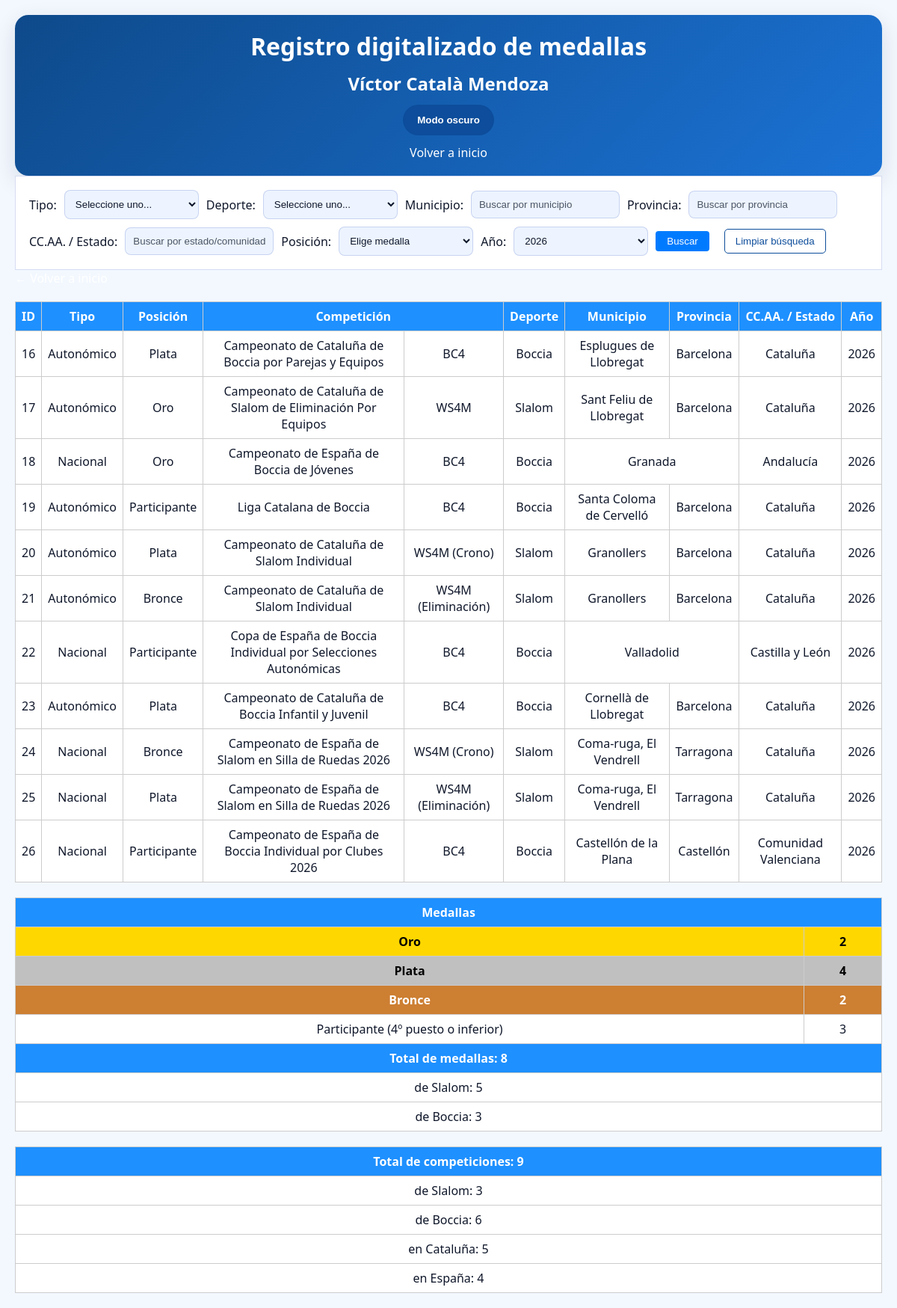
The page /medallero.php?year=2026 on the database its author committed.
### tables this page shows
CREATE TABLE medallas (
    id INT AUTO_INCREMENT PRIMARY KEY,
    tipo ENUM('Autonómico', 'Nacional', 'Internacional'),
    competicion VARCHAR(255),
    deporte VARCHAR(100),
    posicion ENUM('Oro', 'Plata', 'Bronce', 'Participante'),
    division VARCHAR(100) NULL,
    lugar VARCHAR(100),
    provincia VARCHAR(100),
    comunidad VARCHAR(100),
    pais VARCHAR(100),
    year YEAR
);

### funciones.php (called while the page is built, shortened)
<?php
function iconoMedalla($posicion)
{
    switch ($posicion) {
        default:
            return ucfirst($posicion);
    }
}
?>

### medallero.php (the view, shortened to what this page needs)
<?php include 'conexion.php';
include 'funciones.php'; ?>
<!DOCTYPE html>
<html>
<head>
    <link rel="stylesheet" href="css/index.css">
</head>
<body>
    <header>
        <h1>Registro digitalizado de medallas</h1>
        <h2>Víctor Català Mendoza</h2>
        <button id="theme-toggle" type="button">Modo oscuro</button>
        <a href="index.php">Volver a inicio</a>
    </header>
    <form method="GET">
        Tipo:
        <select name="tipo">
            <option value="">Seleccione uno...</option>
        </select>
        Deporte:
        <select name="deporte">
            <option value="">Seleccione uno...</option>
        </select>
        Municipio:
        <input type="text" name="lugar" id="municipio" placeholder="Buscar por municipio">
        Provincia:
        <input type="text" name="provincia" id="provincia" placeholder="Buscar por provincia">
        CC.AA. / Estado:
        <input type="text" name="comunidad" id="comunidad" placeholder="Buscar por estado/comunidad autónoma">
        Posición:
        <select name="posicion">
            <option value="">Elige medalla</option>
        </select>
        Año:
        <select name="year">
            <?php
            $year_inicio = 2023;
            $year_actual = date('Y');
            for ($i = $year_inicio; $i <= $year_actual; $i++) {
                $seleccionado = ($_GET['year'] ?? '') == $i ? 'selected' : '';
                echo "<option value=\"$i\" $seleccionado>$i</option>";
            }
            ?>
        </select>
        <input type="submit" value="Buscar">
        <button type="button" id="limpiar-filtros">Limpiar búsqueda</button>
    </form>
    <a href="index.php">&larr; Volver a inicio</a>
    <?php
    $year = $_GET['year'] ?? '';
    $where = " WHERE 1=1";
    if (!empty($year)) {
        $where .= " AND year = " . intval($year);
    }
    $whereCompeticionesSlalom = " WHERE 1=1";
    if (!empty($year)) {
        $whereCompeticionesSlalom .= " AND year = " . intval($year);
    }
    $whereCompeticionesBoccia = " WHERE deporte = 'Boccia'";
    if (!empty($year)) {
        $whereCompeticionesBoccia .= " AND year = " . intval($year);
    }
    $sql = "SELECT * FROM medallas" . $where;
    $sqlResumenSlalom = "SELECT
        SUM(CASE WHEN LOWER(posicion) = 'oro' THEN 1 ELSE 0 END) AS oro,
        SUM(CASE WHEN LOWER(posicion) = 'plata' THEN 1 ELSE 0 END) AS plata,
        SUM(CASE WHEN LOWER(posicion) = 'bronce' THEN 1 ELSE 0 END) AS bronce
    FROM medallas" . $where . " AND LOWER(deporte) LIKE '%slalom%' AND LOWER(posicion) IN ('oro', 'plata', 'bronce')";
    $sqlResumenBoccia = "SELECT
        SUM(CASE WHEN LOWER(posicion) = 'oro' THEN 1 ELSE 0 END) AS oro,
        SUM(CASE WHEN LOWER(posicion) = 'plata' THEN 1 ELSE 0 END) AS plata,
        SUM(CASE WHEN LOWER(posicion) = 'bronce' THEN 1 ELSE 0 END) AS bronce
    FROM medallas" . $where . " AND LOWER(deporte) LIKE '%boccia%' AND LOWER(posicion) IN ('oro', 'plata', 'bronce')";
    $sqlResumen = "SELECT
        SUM(posicion = 'oro') AS oro,
        SUM(posicion = 'plata') AS plata,
        SUM(posicion = 'bronce') AS bronce,
        SUM(posicion IN ('participante')) AS total_participantes,
        SUM(posicion IN ('oro', 'plata', 'bronce')) AS total_medallas,
        (SELECT COUNT(DISTINCT competicion) FROM competiciones_slalom" . $whereCompeticionesSlalom . " AND posicion IN ('oro', 'plata', 'bronce', 'participante')) AS total_competiciones_slalom,
        (SELECT COUNT(DISTINCT competicion) FROM medallas" . $whereCompeticionesBoccia . " AND posicion IN ('oro', 'plata', 'bronce', 'participante')) AS total_competiciones_boccia,
        (SELECT COUNT(DISTINCT competicion) FROM competiciones_slalom" . $whereCompeticionesSlalom . " AND tipo = 'autonomico' AND posicion IN ('oro', 'plata', 'bronce', 'participante')) AS total_catalunya_slalom,
        (SELECT COUNT(DISTINCT competicion) FROM medallas" . $whereCompeticionesBoccia . " AND tipo = 'autonomico' AND posicion IN ('oro', 'plata', 'bronce', 'participante')) AS total_catalunya_boccia,
        (SELECT COUNT(DISTINCT competicion) FROM competiciones_slalom" . $whereCompeticionesSlalom . " AND tipo = 'nacional' AND posicion IN ('oro', 'plata', 'bronce', 'participante')) AS total_espanna_slalom,
        (SELECT COUNT(DISTINCT competicion) FROM medallas" . $whereCompeticionesBoccia . " AND tipo = 'nacional' AND posicion IN ('oro', 'plata', 'bronce', 'participante')) AS total_espanna_boccia,
        COUNT(*) AS total_registros
    FROM medallas" . $where . " AND posicion IN ('oro', 'plata', 'bronce', 'participante')";
    $resultado = $conexion->query($sql);
    if ($resultado->num_rows > 0): ?>
        <table>
            <tr>
                <th>ID</th>
                <th>Tipo</th>
                <th>Posición</th>
                <th colspan="2">Competición</th>
                <th>Deporte</th>
                <th>Municipio</th>
                <th>Provincia</th>
                <th>CC.AA. / Estado</th>
                <th>Año</th>
            </tr>
            <?php while ($fila = $resultado->fetch_assoc()): ?>
                <tr>
                    <td><?php echo $fila['id']; ?></td>
                    <td><?php echo $fila['tipo']; ?></td>
                    <td class="<?php echo $fila['posicion']; ?>">
                        <?php echo iconoMedalla($fila['posicion']); ?>
                    </td>
                    <td><?php echo $fila['competicion']; ?></td>
                    <td><?php echo $fila['division']; ?></td>
                    <td><?php echo $fila['deporte']; ?></td>
                    <?php
                    if ($fila['lugar'] == $fila['provincia']) {
                        echo '<td colspan="2">' . $fila['lugar'] . '</td>';
                        echo '<td>' . $fila['comunidad'] . '</td>';
                    } elseif ($fila['provincia'] == $fila['comunidad']) {
                        echo '<td colspan="2">' . $fila['provincia'] . '</td>';
                    } else {
                        echo '<td>' . $fila['lugar'] . '</td>';
                        echo '<td>' . $fila['provincia'] . '</td>';
                        echo '<td>' . $fila['comunidad'] . '</td>';
                    }
                    ?>
                    <td><?php echo $fila['year']; ?></td>
                </tr>
            <?php endwhile; ?>
        </table>
    <?php else: ?>
        <p>No se han encontrado resultados</p>
    <?php endif; ?>
    <?php
    $resultado2 = $conexion->query($sqlResumen);
    $resumen = $resultado2 ? $resultado2->fetch_assoc() : null;
    $resultadoSlalom = $conexion->query($sqlResumenSlalom);
    $resumenSlalom = $resultadoSlalom ? $resultadoSlalom->fetch_assoc() : null;
    $resultadoBoccia = $conexion->query($sqlResumenBoccia);
    $resumenBoccia = $resultadoBoccia ? $resultadoBoccia->fetch_assoc() : null;
    if ($resumen):
        $total_competiciones_slalom = (int) $resumen['total_competiciones_slalom'];
        $total_competiciones_boccia = (int) $resumen['total_competiciones_boccia'];
        $total_competiciones_deportes = $total_competiciones_slalom + $total_competiciones_boccia;
        ?>
        <table>
            <tr>
                <th colspan="2">Medallas</th>
            </tr>
            <tr>
                <th class=oro>Oro</th>
                <td class=oro><?php echo (int) $resumen['oro']; ?></td>
            </tr>
            <tr>
                <th class=plata>Plata</th>
                <td class=plata><?php echo (int) $resumen['plata']; ?></td>
            </tr>
            <tr>
                <th class=bronce>Bronce</th>
                <td class=bronce><?php echo (int) $resumen['bronce']; ?></td>
            </tr>
            <tr>
                <td>Participante (4º puesto o inferior)</td>
                <td><?php echo (int) $resumen['total_participantes']; ?></td>
            </tr>
            <tr>
                <th colspan="2">Total de medallas: <?php echo (int) $resumen['total_medallas']; ?></th>
            </tr>
            <tr>
                <td colspan="2">
                    de Slalom: <?php echo (int) (($resumenSlalom['oro'] ?? 0) + ($resumenSlalom['plata'] ?? 0) + ($resumenSlalom['bronce'] ?? 0)); ?>
                </td>
            </tr>
            <tr>
                <td colspan="2">
                    de Boccia: <?php echo (int) (($resumenBoccia['oro'] ?? 0) + ($resumenBoccia['plata'] ?? 0) + ($resumenBoccia['bronce'] ?? 0)); ?>
                </td>
            </tr>
        </table>
        <table>
            <tr>
                <th>Total de competiciones: <?php echo $total_competiciones_deportes; ?></th>
            </tr>
            <tr>
                <td>de Slalom: <?php echo $total_competiciones_slalom; ?></td>
            </tr>
            <tr>
                <td>de Boccia: <?php echo $total_competiciones_boccia; ?></td>
            </tr>
            <tr>
                <td>en Cataluña: <?php echo ((int) $resumen['total_catalunya_slalom'] + (int) $resumen['total_catalunya_boccia']); ?></td>
            </tr>
            <tr>
                <td>en España: <?php echo ((int) $resumen['total_espanna_slalom'] + (int) $resumen['total_espanna_boccia']); ?></td>
            </tr>
        </table>
    <?php else: ?>
        <p>No se han encontrado resultados</p>
    <?php endif; ?>
</body>
</html>

### css/index.css (style rules this page uses)
:root { --bg: #f3f8ff; --surface: #ffffff; --surface-soft: #edf4ff; --text: #0f172a; --muted: #4b5563; --border: rgba(30, 64, 175, 0.18); --accent: #0d4d9b; --accent-soft: #d6e6ff; --header-bg: #0e4a8b; --header-text: #ffffff; --table-header: #1e63c2; --table-row: #eff5ff; --table-alt: #dbe9ff; --button-bg: #0d4d9b; --button-text: #ffffff; --button-border: rgba(13, 77, 155, 0.34); }
* { box-sizing: border-box; padding: 0; margin: 0; }
html, body { min-height: 100%; }
body { font-family: 'Segoe UI', Tahoma, Geneva, Verdana, sans-serif; background-color: var(--bg); color: var(--text); margin: 20px; }
a { color: #ffffff; text-decoration: none; }
header { display: flex; flex-direction: column; align-items: center; justify-content: center; gap: 12px; text-align: center; padding: 20px; border-radius: 18px; background: linear-gradient(135deg, var(--header-bg), #1b72d4); color: var(--header-text); box-shadow: 0 10px 30px rgba(15, 23, 42, 0.12); }
header > * { margin: 0; }
#theme-toggle { padding: 12px 18px; background-color: var(--button-bg); color: var(--button-text); border: 1px solid var(--button-border); border-radius: 999px; cursor: pointer; font-weight: 600; transition: transform 0.2s ease, background-color 0.25s ease; }
form { background: var(--surface); padding: 18px; border: 1px solid var(--border); display: flex; flex-direction: row; flex-wrap: wrap; gap: 10px; align-items: center; }
form label, form > * { display: inline-flex; align-items: center; }
input[type="text"], input[type="date"], select, textarea { padding: 10px; border: 1px solid var(--border); border-radius: 8px; background-color: var(--surface-soft); color: var(--text); min-width: 180px; }
input[type="text"]::placeholder, input[type="date"]::placeholder, textarea::placeholder { color: var(--muted); }
input[type="submit"] { padding: 6px 15px; background-color: #007BFF; color: white; border: none; border-radius: 4px; cursor: pointer; }
#limpiar-filtros { background-color: transparent; color: var(--accent); border: 1px solid var(--accent); padding: 8px 14px; border-radius: 5px; cursor: pointer; margin-left: 10px; transition: background-color 0.3s ease, color 0.3s ease; }
table { width: 100%; border-collapse: collapse; margin-top: 20px; background: var(--surface); }
th, td { border: 1px solid #ccc; padding: 8px; text-align: center; }
th { background-color: dodgerblue; color: white; text-align: center; }
td.oro, th.oro { background-color: gold; color: black; font-weight: bold; }
td.plata, th.plata { background-color: silver; color: black; font-weight: bold; }
td.bronce, th.bronce { background-color: #cd7f32; color: white; font-weight: bold; }

### rows shown on the page
medallas: id "16", tipo "Autonómico", posicion "Plata", competicion "Campeonato de Cataluña de Boccia por Parejas y Equipos", division "BC4", deporte "Boccia", lugar "Esplugues de Llobregat", provincia "Barcelona", comunidad "Cataluña", year "2026"
medallas: id "17", tipo "Autonómico", posicion "Oro", competicion "Campeonato de Cataluña de Slalom de Eliminación Por Equipos", division "WS4M", deporte "Slalom", lugar "Sant Feliu de Llobregat", provincia "Barcelona", comunidad "Cataluña", year "2026"
medallas: id "18", tipo "Nacional", posicion "Oro", competicion "Campeonato de España de Boccia de Jóvenes", division "BC4", deporte "Boccia", lugar "Granada", comunidad "Andalucía", year "2026"
medallas: id "19", tipo "Autonómico", posicion "Participante", competicion "Liga Catalana de Boccia", division "BC4", deporte "Boccia", lugar "Santa Coloma de Cervelló", provincia "Barcelona", comunidad "Cataluña", year "2026"
medallas: id "20", tipo "Autonómico", posicion "Plata", competicion "Campeonato de Cataluña de Slalom Individual", division "WS4M (Crono)", deporte "Slalom", lugar "Granollers", provincia "Barcelona", comunidad "Cataluña", year "2026"
medallas: id "21", tipo "Autonómico", posicion "Bronce", competicion "Campeonato de Cataluña de Slalom Individual", division "WS4M (Eliminación)", deporte "Slalom", lugar "Granollers", provincia "Barcelona", comunidad "Cataluña", year "2026"
medallas: id "22", tipo "Nacional", posicion "Participante", competicion "Copa de España de Boccia Individual por Selecciones Autonómicas", division "BC4", deporte "Boccia", lugar "Valladolid", comunidad "Castilla y León", year "2026"
medallas: id "23", tipo "Autonómico", posicion "Plata", competicion "Campeonato de Cataluña de Boccia Infantil y Juvenil", division "BC4", deporte "Boccia", lugar "Cornellà de Llobregat", provincia "Barcelona", comunidad "Cataluña", year "2026"
medallas: id "24", tipo "Nacional", posicion "Bronce", competicion "Campeonato de España de Slalom en Silla de Ruedas 2026", division "WS4M (Crono)", deporte "Slalom", lugar "Coma-ruga, El Vendrell", provincia "Tarragona", comunidad "Cataluña", year "2026"
medallas: id "25", tipo "Nacional", posicion "Plata", competicion "Campeonato de España de Slalom en Silla de Ruedas 2026", division "WS4M (Eliminación)", deporte "Slalom", lugar "Coma-ruga, El Vendrell", provincia "Tarragona", comunidad "Cataluña", year "2026"
medallas: id "26", tipo "Nacional", posicion "Participante", competicion "Campeonato de España de Boccia Individual por Clubes 2026", division "BC4", deporte "Boccia", lugar "Castellón de la Plana", provincia "Castellón", comunidad "Comunidad Valenciana", year "2026"

### other values the page prints
$resumen['oro'] "2"
$resumen['plata'] "4"
$resumen['bronce'] "2"
$resumen['total_participantes'] "3"
$resumen['total_medallas'] "8"
$total_competiciones_deportes "9"
$total_competiciones_slalom "3"
$total_competiciones_boccia "6"
form field year "2026"
